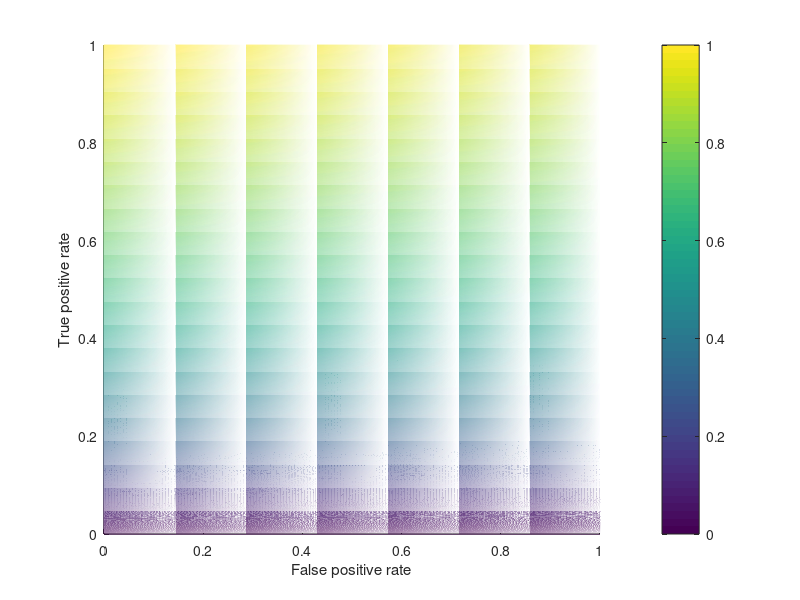

This figure's MATLAB source:
%look at ROC curves and F1 scores
clear all; close all;

npts = 1000;
g1 = linspace(0,1,npts);  %Prob(X1>alpha)
g0 = linspace(0,1,npts);  %Pron(X0>alpha)
[G0,G1] = meshgrid(g1,g0);

N0 = 10; N1 = 100;
rho = N0/N1;
F1 = 2*G1./(G1+rho*G0+1);

figure
mesh(G0,G1,F1);
view([0 0 1]);
xlabel('False positive rate');
ylabel('True positive rate');
zlabel('F1 score');
colorbar